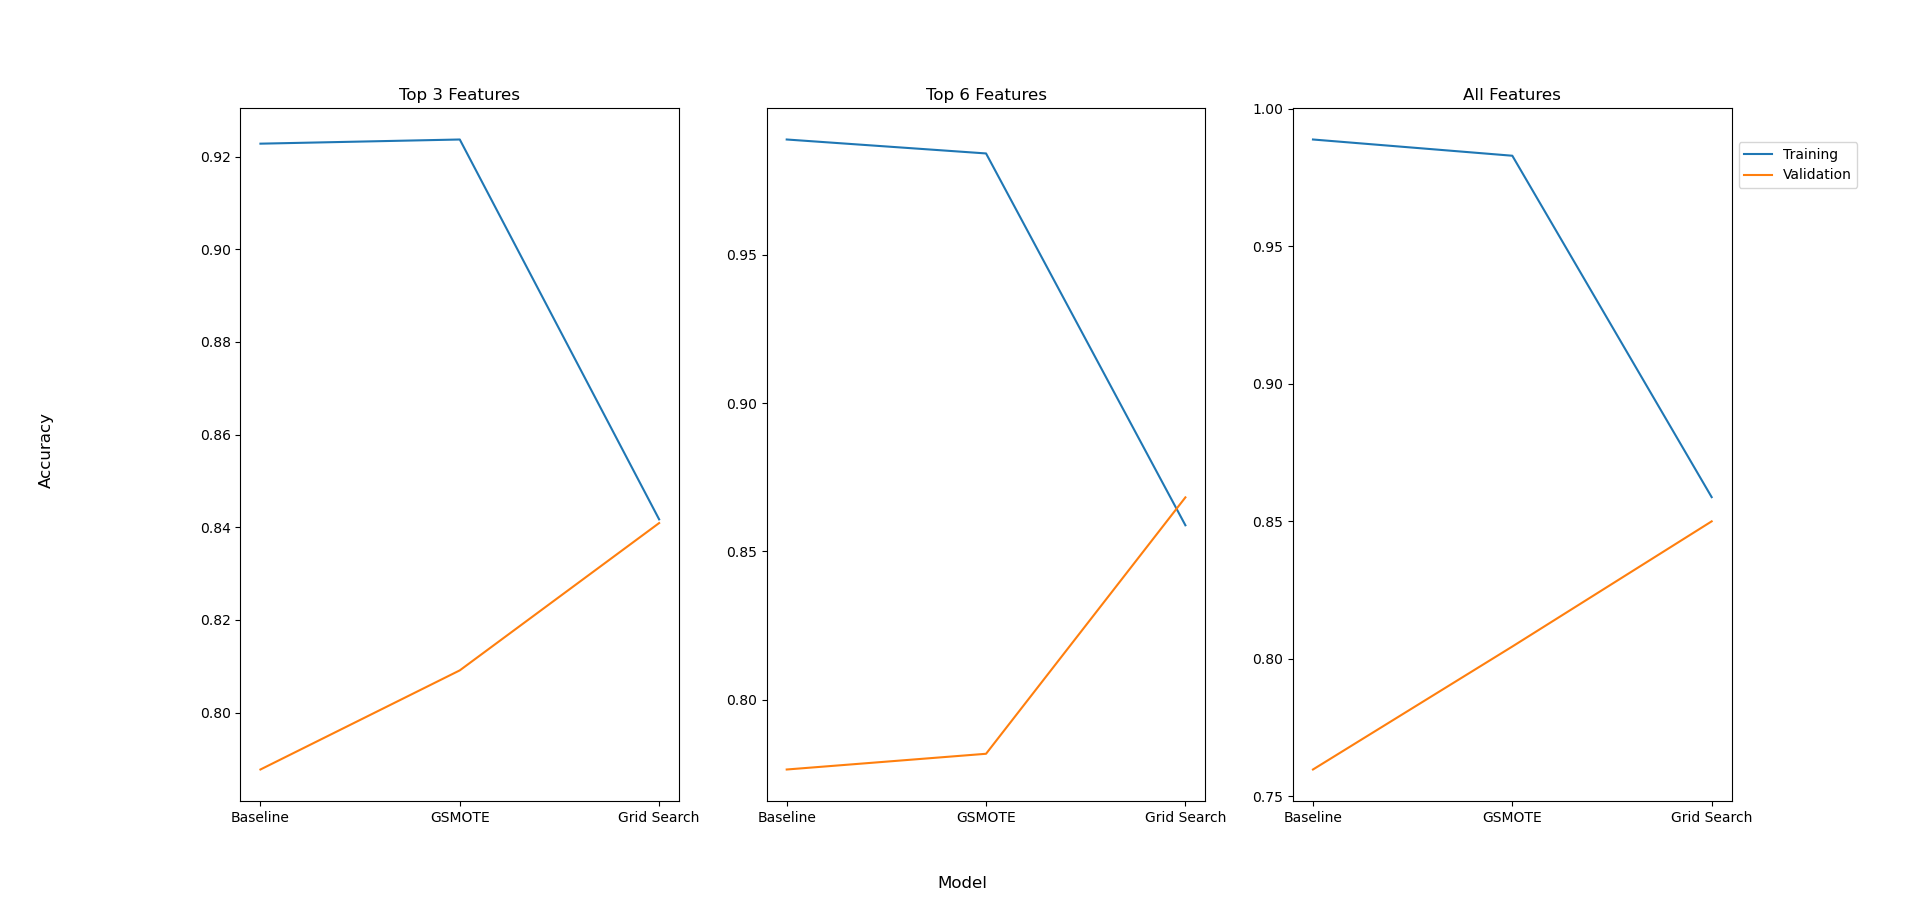

This figure's Python source:
import matplotlib.pyplot as plt
import numpy as np

Xtr_all = [.9888, .9829, .8588]
Xval_all = [.7598, .8045, .8500]
Xtr_6 = [.9888, .9841, .8588]
Xval_6 = [.7765, .7818, .8682]
Xtr_3 = [.9228, .9237, .8417]
Xval_3 = [.7877, .8091, .8409]

X = ['Baseline', 'GSMOTE', 'Grid Search']

fig, ax = plt.subplots(1, 3, figsize=(27,9))
ax[0].plot(X, Xtr_3)
ax[0].plot(X, Xval_3)
ax[0].set_title('Top 3 Features')
ax[1].plot(X, Xtr_6)
ax[1].plot(X, Xval_6)
ax[1].set_title('Top 6 Features')
ax[2].plot(X, Xtr_all)
ax[2].plot(X, Xval_all)
ax[2].set_title('All Features')

fig.supylabel('Accuracy')
fig.supxlabel('Model')
fig.legend(['Training', 'Validation'], loc='upper left', bbox_to_anchor=(0.9,0.85))


plt.show()
